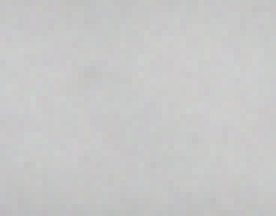
#> input picture visualize hist work (del)/test1.png, 46 x 36 px (shown 6 times larger)
$ python te.py
#> lines starting #> are read from the running program, lines starting #| are printed output that depends on the picture
import cv2

# Загрузка
image = cv2.imread('test1.png')
#> image is the input picture: shape (36, 46, 3); mean B, G, R 200, 200.1, 200

# преобразование в черно-белый (на всякий случай)
gray_image = cv2.cvtColor(image, cv2.COLOR_BGR2GRAY)

# выравнивание по гистограмме изображения
equalized_image = cv2.equalizeHist(gray_image)
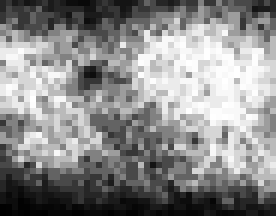
#> equalized_image: shape (36, 46) (shown 6 times larger); min 0, max 255, mean 138.3

# результат сохраняем
cv2.imwrite('test1_res.png', equalized_image)
